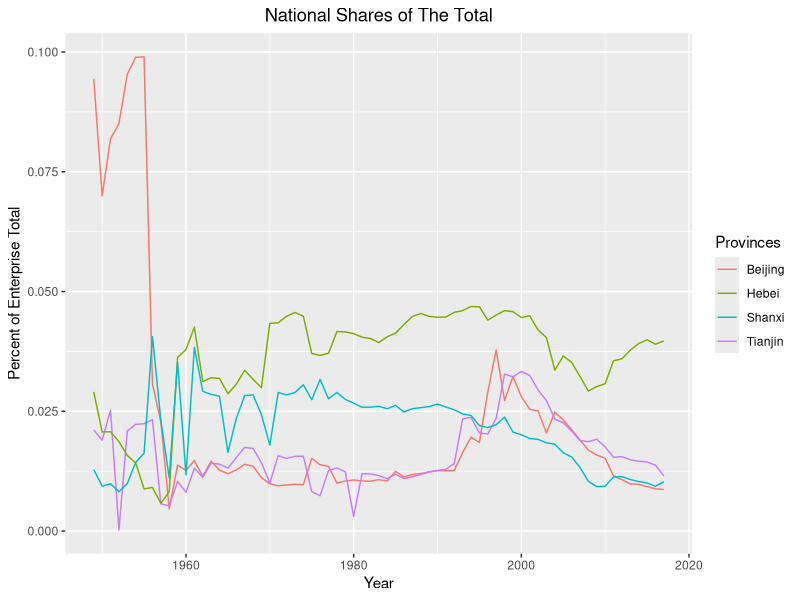
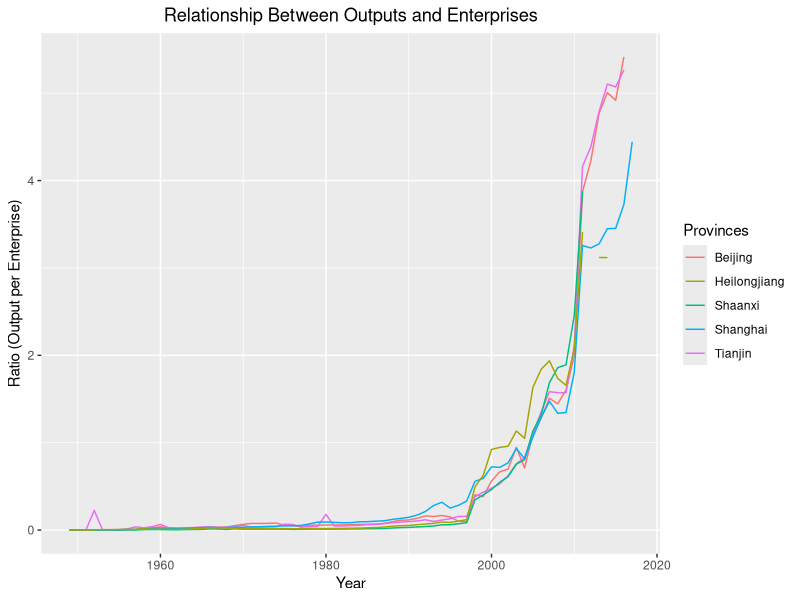
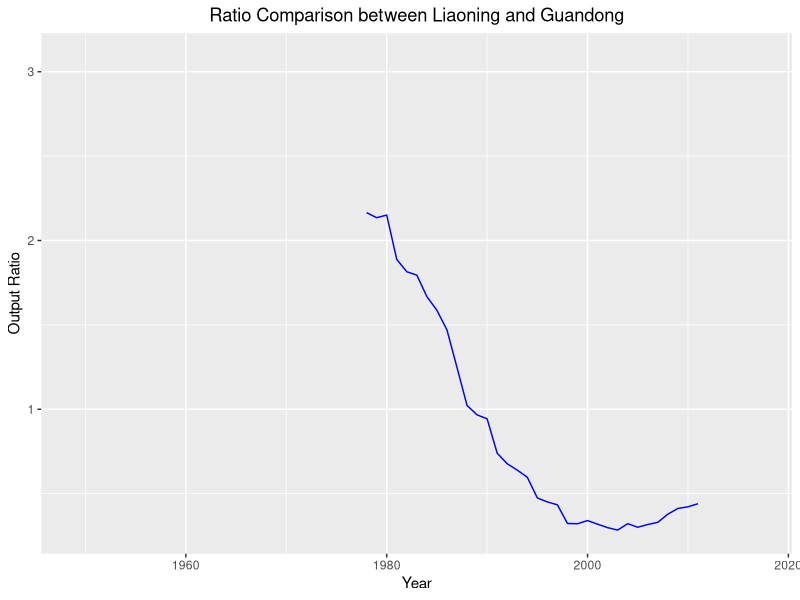
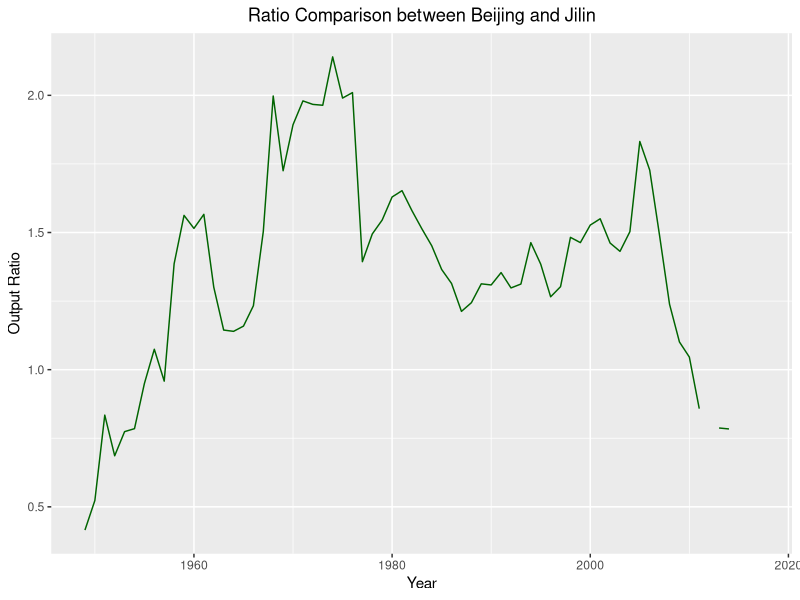
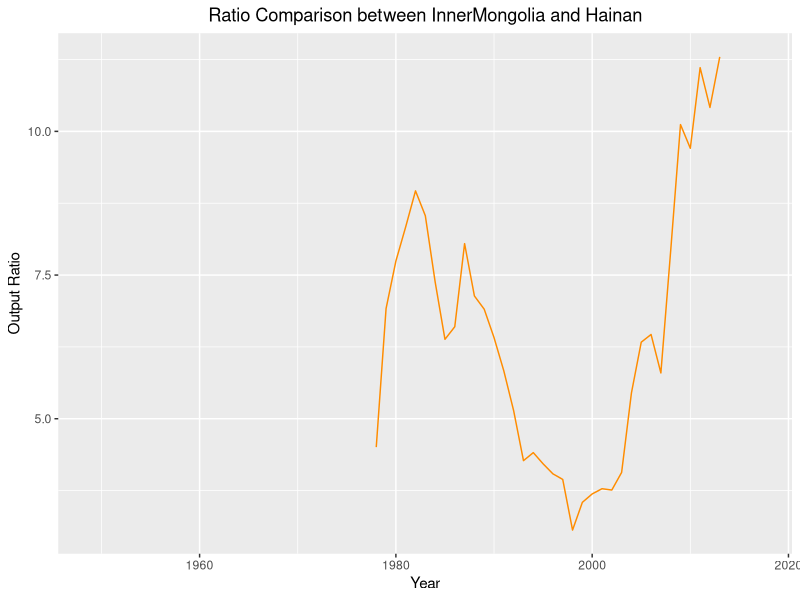

These figures' R source, in order:
library(tidyverse)
library(ggplot2)

data <- read.csv("China_EO_49to17.csv",fileEncoding = "latin1")
data <- as_tibble(data)

Year <- seq(from=1949, to=2017)
data$Year <- Year

# Returns a dataframe with the calculated output ratio of the
# two specified columns. We did not modify or remove the NA values 
# during the calculation portion as we believe that there may be a loss
# in data and may impact the analysis negatively. 
produce_ratios <- function(col1, col2) {
  # Create a data frame that contains the calculate the ratios.
  results <- data.frame(data$Year, data[[col1]], data[[col2]], data[[col1]] / data[[col2]])

  # Rename the column names
  colnames(results) <- c("Year", col1, col2, "Ratios")
  return(results)
}

# Ploting interesting comparisons
out1 <- produce_ratios("Liaoning_Output","Guangdong_Output")
out2 <- produce_ratios("Beijing_Output", "Jilin_Output")
out3 <- produce_ratios("InnerMongolia_Output","Hainan_Output")

## Creates a plot of the comparison between Liaoning and Guandong
plot1 <- ggplot(data=out1, aes(x=Year, y=Ratios)) +
  geom_line(color="Blue") +
  xlab("Year") +
  ylab("Output Ratio") +
  ggtitle("Ratio Comparison between Liaoning and Guandong") +
  theme(plot.title = element_text(hjust=.5))

## Creates a plot of the comparison between Beijing and Jilin
plot2 <- ggplot(data=out2, aes(x=Year, y=Ratios)) +
  geom_line(color="DarkGreen") +
  xlab("Year") +
  ylab("Output Ratio") +
  ggtitle("Ratio Comparison between Beijing and Jilin") +
  theme(plot.title = element_text(hjust=.5))

## Creates a plot of the comparison between InnerMongolia and Hainan
plot3 <- ggplot(data=out3, aes(x=Year, y=Ratios)) +
  geom_line(color="DarkOrange") +
  xlab("Year") +
  ylab("Output Ratio") +
  ggtitle("Ratio Comparison between InnerMongolia and Hainan") +
  theme(plot.title = element_text(hjust=.5))

# Step 2
# Retrieve all the enterprise columns 
sum_Enterprise <- data[,grep("_Enterprise", colnames(data))]

# Calculat the national total of Enterprises
data$Enterprise_Total <- rowSums(sum_Enterprise, na.rm = TRUE)

national_share <- data.frame(data$Year)
for(index in 1:ncol(sum_Enterprise)) {
  temp_df <- produce_ratios(colnames(sum_Enterprise)[index], "Enterprise_Total")
  
  # New column name
  name <- gsub("_\\w+","_Total_Ratio", colnames(sum_Enterprise)[index])
  national_share[[name]] <- temp_df$Ratios
}

national_share <- national_share[1:5]

national.plot <- ggplot(data=national_share, aes(x=Year)) +
  geom_line(aes(y=Beijing_Total_Ratio, colour="Beijing")) +
  geom_line(aes(y=Tianjin_Total_Ratio, colour="Tianjin")) +
  geom_line(aes(y=Hebei_Total_Ratio, colour="Hebei")) +
  geom_line(aes(y=Shanxi_Total_Ratio, colour="Shanxi")) +
  xlab("Year") +
  ylab("Percent of Enterprise Total") +
  labs(color="Provinces") +
  ggtitle("National Shares of The Total") +
  theme(plot.title = element_text(hjust=.5),legend.box = "horizontal")

# Step 3
## Selected several provinces to analyze
six_prov <- data %>%
  select(Year, Beijing_Enterprise, Beijing_Output, Tianjin_Enterprise, Tianjin_Output,
        Shaanxi_Enterprise, Shaanxi_Output, Shanghai_Enterprise, Shanghai_Output, Heilongjiang_Enterprise, Heilongjiang_Output)

## Create a new dataframe consisting of ratios
ratios <- data.frame(data$Year)
colnames(ratios) <- c("Year")

# Utilizing a counter as the index in a while loop as well as the position
i <- 2
while(i <= 10) {
  temp_df <- produce_ratios(colnames(six_prov)[i + 1], colnames(six_prov)[i])
  
  # New column name
  name <- gsub("_\\w+","_Ratios", colnames(six_prov)[i])
  ratios[[name]] <- temp_df$Ratios
  
  # Increase the counter
  i <- i + 2
}

output_enterprise <- ggplot(data=ratios, aes(x=Year)) +
  geom_line(aes(y=Beijing_Ratios, colour="Beijing")) +
  geom_line(aes(y=Tianjin_Ratios, colour="Tianjin")) +
  geom_line(aes(y=Shaanxi_Ratios, colour="Shaanxi")) +
  geom_line(aes(y=Shanghai_Ratios, colour="Shanghai")) +
  geom_line(aes(y=Heilongjiang_Ratios, colour="Heilongjiang")) +
  xlab("Year") +
  ylab("Ratio (Output per Enterprise)") +
  labs(color="Provinces") +
  ggtitle("Relationship Between Outputs and Enterprises") +
  theme(plot.title = element_text(hjust=.5),legend.box = "horizontal")

